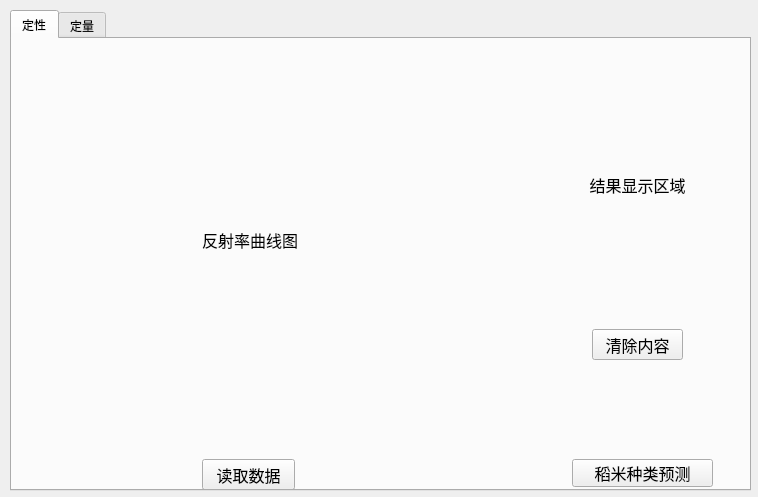
<?xml version="1.0" encoding="UTF-8"?>
<ui version="4.0">
 <class>Form</class>
 <widget class="QWidget" name="Form">
  <property name="geometry">
   <rect>
    <x>0</x>
    <y>0</y>
    <width>758</width>
    <height>497</height>
   </rect>
  </property>
  <property name="font">
   <font>
    <family>宋体</family>
   </font>
  </property>
  <property name="windowTitle">
   <string>稻米检测辅助系统</string>
  </property>
  <widget class="QTabWidget" name="tabWidget">
   <property name="geometry">
    <rect>
     <x>10</x>
     <y>10</y>
     <width>741</width>
     <height>481</height>
    </rect>
   </property>
   <property name="currentIndex">
    <number>0</number>
   </property>
   <widget class="QWidget" name="tab">
    <attribute name="title">
     <string>定性</string>
    </attribute>
    <widget class="QWidget" name="REFfig" native="true">
     <property name="geometry">
      <rect>
       <x>10</x>
       <y>10</y>
       <width>501</width>
       <height>391</height>
      </rect>
     </property>
     <widget class="QLabel" name="label">
      <property name="geometry">
       <rect>
        <x>180</x>
        <y>170</y>
        <width>101</width>
        <height>41</height>
       </rect>
      </property>
      <property name="font">
       <font>
        <family>宋体</family>
        <pointsize>12</pointsize>
       </font>
      </property>
      <property name="text">
       <string>反射率曲线图</string>
      </property>
     </widget>
     <widget class="QLabel" name="label_3">
      <property name="geometry">
       <rect>
        <x>-50</x>
        <y>-90</y>
        <width>551</width>
        <height>491</height>
       </rect>
      </property>
      <property name="acceptDrops">
       <bool>false</bool>
      </property>
      <property name="text">
       <string/>
      </property>
      <property name="pixmap">
       <pixmap>../../depos.jpg</pixmap>
      </property>
      <property name="alignment">
       <set>Qt::AlignLeading|Qt::AlignLeft|Qt::AlignVCenter</set>
      </property>
     </widget>
     <zorder>label_3</zorder>
     <zorder>label</zorder>
    </widget>
    <widget class="QPushButton" name="DATAread">
     <property name="geometry">
      <rect>
       <x>190</x>
       <y>420</y>
       <width>93</width>
       <height>31</height>
      </rect>
     </property>
     <property name="font">
      <font>
       <family>宋体</family>
       <pointsize>12</pointsize>
      </font>
     </property>
     <property name="text">
      <string>读取数据</string>
     </property>
    </widget>
    <widget class="QLabel" name="result">
     <property name="geometry">
      <rect>
       <x>520</x>
       <y>10</y>
       <width>211</width>
       <height>271</height>
      </rect>
     </property>
     <property name="font">
      <font>
       <family>宋体</family>
       <pointsize>12</pointsize>
      </font>
     </property>
     <property name="text">
      <string>结果显示区域</string>
     </property>
     <property name="alignment">
      <set>Qt::AlignCenter</set>
     </property>
     <property name="margin">
      <number>0</number>
     </property>
     <property name="indent">
      <number>-1</number>
     </property>
    </widget>
    <widget class="QPushButton" name="clear">
     <property name="geometry">
      <rect>
       <x>580</x>
       <y>290</y>
       <width>91</width>
       <height>31</height>
      </rect>
     </property>
     <property name="font">
      <font>
       <family>宋体</family>
       <pointsize>12</pointsize>
      </font>
     </property>
     <property name="text">
      <string>清除内容</string>
     </property>
    </widget>
    <widget class="QPushButton" name="pre_TYPE">
     <property name="geometry">
      <rect>
       <x>560</x>
       <y>420</y>
       <width>141</width>
       <height>28</height>
      </rect>
     </property>
     <property name="font">
      <font>
       <family>宋体</family>
       <pointsize>12</pointsize>
      </font>
     </property>
     <property name="text">
      <string>稻米种类预测</string>
     </property>
    </widget>
   </widget>
   <widget class="QWidget" name="tab_2">
    <attribute name="title">
     <string>定量</string>
    </attribute>
    <widget class="QWidget" name="REFfig_2" native="true">
     <property name="geometry">
      <rect>
       <x>10</x>
       <y>10</y>
       <width>501</width>
       <height>391</height>
      </rect>
     </property>
     <widget class="QLabel" name="label_2">
      <property name="geometry">
       <rect>
        <x>180</x>
        <y>170</y>
        <width>101</width>
        <height>41</height>
       </rect>
      </property>
      <property name="font">
       <font>
        <family>宋体</family>
        <pointsize>12</pointsize>
       </font>
      </property>
      <property name="text">
       <string>反射率曲线图</string>
      </property>
     </widget>
    </widget>
    <widget class="QPushButton" name="clear_2">
     <property name="geometry">
      <rect>
       <x>580</x>
       <y>290</y>
       <width>91</width>
       <height>31</height>
      </rect>
     </property>
     <property name="font">
      <font>
       <family>宋体</family>
       <pointsize>12</pointsize>
      </font>
     </property>
     <property name="text">
      <string>清除内容</string>
     </property>
    </widget>
    <widget class="QLabel" name="result_2">
     <property name="geometry">
      <rect>
       <x>520</x>
       <y>10</y>
       <width>211</width>
       <height>271</height>
      </rect>
     </property>
     <property name="font">
      <font>
       <family>宋体</family>
       <pointsize>12</pointsize>
      </font>
     </property>
     <property name="text">
      <string>结果显示区域</string>
     </property>
     <property name="alignment">
      <set>Qt::AlignCenter</set>
     </property>
     <property name="margin">
      <number>0</number>
     </property>
     <property name="indent">
      <number>-1</number>
     </property>
    </widget>
    <widget class="QPushButton" name="DATAread_2">
     <property name="geometry">
      <rect>
       <x>190</x>
       <y>420</y>
       <width>93</width>
       <height>31</height>
      </rect>
     </property>
     <property name="font">
      <font>
       <family>宋体</family>
       <pointsize>12</pointsize>
      </font>
     </property>
     <property name="text">
      <string>读取数据</string>
     </property>
    </widget>
    <widget class="QPushButton" name="Pre">
     <property name="geometry">
      <rect>
       <x>560</x>
       <y>420</y>
       <width>141</width>
       <height>28</height>
      </rect>
     </property>
     <property name="font">
      <font>
       <family>宋体</family>
       <pointsize>12</pointsize>
      </font>
     </property>
     <property name="text">
      <string>含量预测</string>
     </property>
    </widget>
   </widget>
  </widget>
 </widget>
 <resources/>
 <connections/>
</ui>
